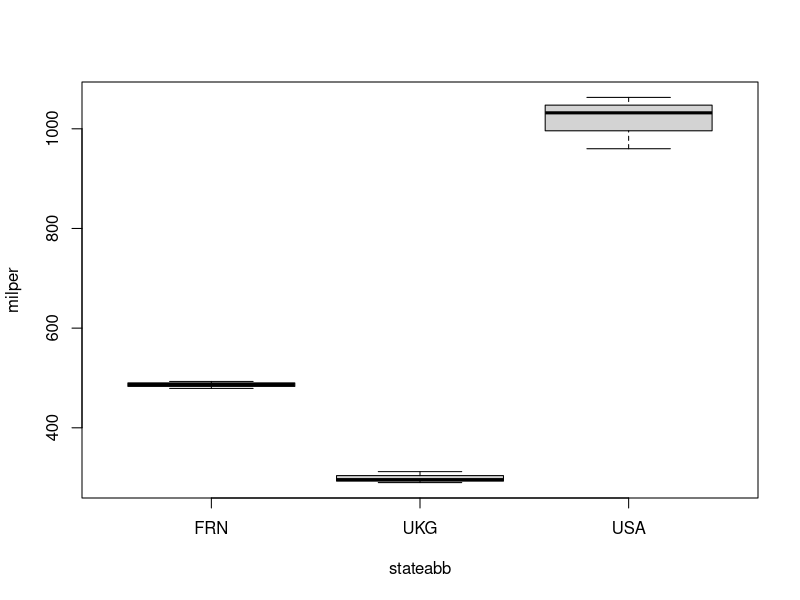

Source code (R):
## ---- chunk 1
knitr::opts_chunk$set(echo = TRUE)
## ---- chunk 2
library(haven)
CofWar <- read_dta("Data/NMC_5_0.dta")
View(CofWar)

#this didn't work last time
CivilWar<-subset(CofWar , year == "1863" | year == "1864" | year == "1865")

CivilWar #party

library(zoo)
as.Date(as.yearqtr(CivilWar$Year))
CivilWar

Three<-subset(CivilWar , stateabb == "USA" | stateabb == "UKG" | stateabb == "FRN")

boxplot(milper~stateabb, data=Three)
